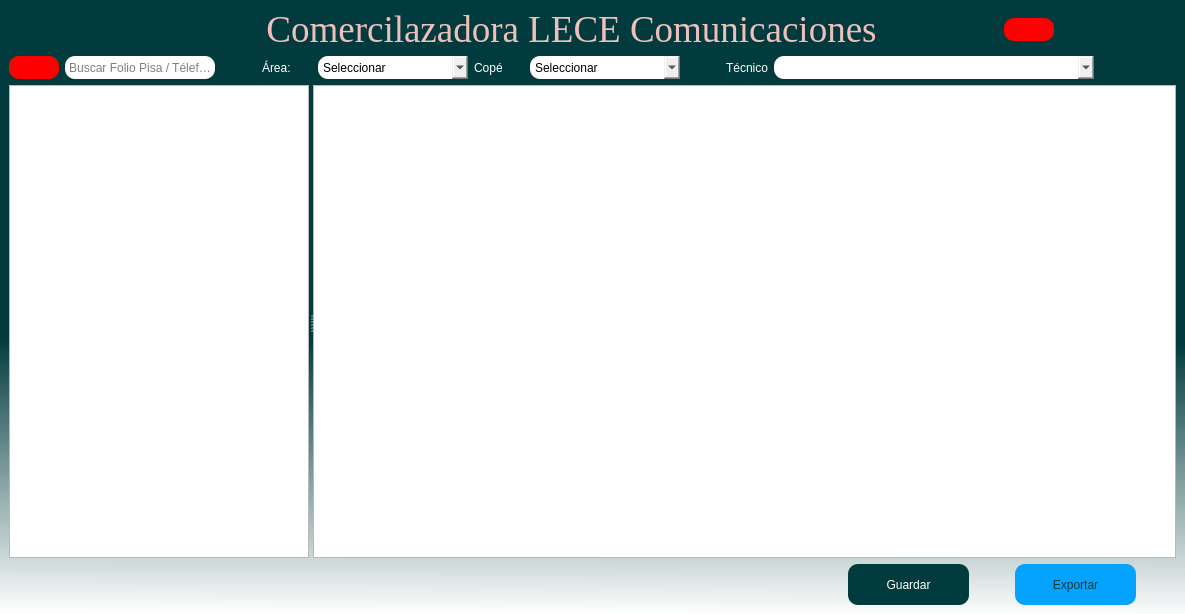
<?xml version="1.0" encoding="UTF-8"?>
<ui version="4.0">
 <class>Cuade_de_materiales</class>
 <widget class="QMainWindow" name="Cuade_de_materiales">
  <property name="geometry">
   <rect>
    <x>0</x>
    <y>0</y>
    <width>1185</width>
    <height>614</height>
   </rect>
  </property>
  <property name="sizeIncrement">
   <size>
    <width>0</width>
    <height>0</height>
   </size>
  </property>
  <property name="baseSize">
   <size>
    <width>0</width>
    <height>8</height>
   </size>
  </property>
  <property name="cursor">
   <cursorShape>IBeamCursor</cursorShape>
  </property>
  <property name="windowTitle">
   <string>Cuadre de Materiales</string>
  </property>
  <property name="windowIcon">
   <iconset>
    <normaloff>../../assets/icons/layout-fluid.svg</normaloff>../../assets/icons/layout-fluid.svg</iconset>
  </property>
  <property name="styleSheet">
   <string notr="true">QWidget#centralwidget{
background-color: qlineargradient(spread:pad, x1:0.488444, y1:0.392, x2:0.483241, y2:1, stop:0.266917 rgba(1, 59, 61, 255), stop:1 rgba(255, 255, 255, 244));}</string>
  </property>
  <widget class="QWidget" name="centralwidget">
   <layout class="QVBoxLayout" name="verticalLayout">
    <item>
     <layout class="QHBoxLayout" name="Heder">
      <item>
       <spacer name="horizontalSpacer">
        <property name="orientation">
         <enum>Qt::Horizontal</enum>
        </property>
        <property name="sizeHint" stdset="0">
         <size>
          <width>40</width>
          <height>20</height>
         </size>
        </property>
       </spacer>
      </item>
      <item>
       <widget class="QLabel" name="Logo">
        <property name="minimumSize">
         <size>
          <width>0</width>
          <height>0</height>
         </size>
        </property>
        <property name="maximumSize">
         <size>
          <width>100</width>
          <height>90</height>
         </size>
        </property>
        <property name="text">
         <string/>
        </property>
        <property name="pixmap">
         <pixmap>../../assets/images/Nuevo aspecto.png</pixmap>
        </property>
        <property name="scaledContents">
         <bool>true</bool>
        </property>
       </widget>
      </item>
      <item>
       <spacer name="horizontalSpacer_3">
        <property name="orientation">
         <enum>Qt::Horizontal</enum>
        </property>
        <property name="sizeHint" stdset="0">
         <size>
          <width>40</width>
          <height>20</height>
         </size>
        </property>
       </spacer>
      </item>
      <item>
       <widget class="QLabel" name="Titulo">
        <property name="font">
         <font>
          <family>Times New Roman</family>
          <pointsize>28</pointsize>
          <weight>50</weight>
          <italic>false</italic>
          <bold>false</bold>
         </font>
        </property>
        <property name="cursor">
         <cursorShape>ArrowCursor</cursorShape>
        </property>
        <property name="toolTip">
         <string>&lt;html&gt;&lt;head/&gt;&lt;body&gt;&lt;p align=&quot;center&quot;&gt;&lt;br/&gt;&lt;/p&gt;&lt;/body&gt;&lt;/html&gt;</string>
        </property>
        <property name="whatsThis">
         <string>&lt;html&gt;&lt;head/&gt;&lt;body&gt;&lt;p align=&quot;center&quot;&gt;Comercilazadora LECE Comunicaciones&lt;/p&gt;&lt;/body&gt;&lt;/html&gt;</string>
        </property>
        <property name="layoutDirection">
         <enum>Qt::LeftToRight</enum>
        </property>
        <property name="autoFillBackground">
         <bool>false</bool>
        </property>
        <property name="styleSheet">
         <string notr="true">font: 28pt &quot;Times New Roman&quot;;
color:rgba(239, 191, 188, 255);
</string>
        </property>
        <property name="frameShadow">
         <enum>QFrame::Plain</enum>
        </property>
        <property name="midLineWidth">
         <number>0</number>
        </property>
        <property name="text">
         <string>Comercilazadora LECE Comunicaciones</string>
        </property>
        <property name="alignment">
         <set>Qt::AlignCenter</set>
        </property>
       </widget>
      </item>
      <item>
       <spacer name="horizontalSpacer_2">
        <property name="orientation">
         <enum>Qt::Horizontal</enum>
        </property>
        <property name="sizeHint" stdset="0">
         <size>
          <width>40</width>
          <height>20</height>
         </size>
        </property>
       </spacer>
      </item>
      <item>
       <widget class="QPushButton" name="btn_salir">
        <property name="minimumSize">
         <size>
          <width>50</width>
          <height>23</height>
         </size>
        </property>
        <property name="maximumSize">
         <size>
          <width>50</width>
          <height>23</height>
         </size>
        </property>
        <property name="cursor">
         <cursorShape>PointingHandCursor</cursorShape>
        </property>
        <property name="toolTip">
         <string>&lt;html&gt;&lt;head/&gt;&lt;body&gt;&lt;p align=&quot;center&quot;&gt;Salir&lt;/p&gt;&lt;/body&gt;&lt;/html&gt;</string>
        </property>
        <property name="styleSheet">
         <string notr="true">font: 12pt &quot;MS Shell Dlg 2&quot;;
background-color: rgb(255, 0, 0);
color:rgb(255, 255, 255);
border-radius: 10px;</string>
        </property>
        <property name="text">
         <string/>
        </property>
        <property name="icon">
         <iconset>
          <normaloff>../../assets/icons/salir.svg</normaloff>../../assets/icons/salir.svg</iconset>
        </property>
       </widget>
      </item>
      <item>
       <spacer name="horizontalSpacer_5">
        <property name="orientation">
         <enum>Qt::Horizontal</enum>
        </property>
        <property name="sizeHint" stdset="0">
         <size>
          <width>40</width>
          <height>20</height>
         </size>
        </property>
       </spacer>
      </item>
     </layout>
    </item>
    <item>
     <layout class="QHBoxLayout" name="horizontalLayout_5">
      <item>
       <layout class="QHBoxLayout" name="horizontalLayout">
        <item>
         <widget class="QPushButton" name="btn_regresar">
          <property name="enabled">
           <bool>true</bool>
          </property>
          <property name="minimumSize">
           <size>
            <width>50</width>
            <height>23</height>
           </size>
          </property>
          <property name="maximumSize">
           <size>
            <width>50</width>
            <height>23</height>
           </size>
          </property>
          <property name="cursor">
           <cursorShape>PointingHandCursor</cursorShape>
          </property>
          <property name="toolTip">
           <string>&lt;html&gt;&lt;head/&gt;&lt;body&gt;&lt;p align=&quot;center&quot;&gt;Regresar&lt;/p&gt;&lt;/body&gt;&lt;/html&gt;</string>
          </property>
          <property name="styleSheet">
           <string notr="true">font: 12pt &quot;MS Shell Dlg 2&quot;;
background-color: rgb(255, 0, 0);
color:rgb(255, 255, 255);
border-radius: 10px;</string>
          </property>
          <property name="text">
           <string/>
          </property>
          <property name="icon">
           <iconset>
            <normaloff>../../assets/icons/atras bc.svg</normaloff>../../assets/icons/atras bc.svg</iconset>
          </property>
         </widget>
        </item>
        <item>
         <widget class="QLineEdit" name="ln_seach">
          <property name="minimumSize">
           <size>
            <width>150</width>
            <height>23</height>
           </size>
          </property>
          <property name="maximumSize">
           <size>
            <width>150</width>
            <height>23</height>
           </size>
          </property>
          <property name="layoutDirection">
           <enum>Qt::RightToLeft</enum>
          </property>
          <property name="styleSheet">
           <string notr="true">font: 12pt &quot;MS Shell Dlg 2&quot;;
background-color: rgb(255, 255, 255);
color: rgb(0, 0, 0);
border-radius: 10px;</string>
          </property>
          <property name="inputMethodHints">
           <set>Qt::ImhNoPredictiveText</set>
          </property>
          <property name="cursorPosition">
           <number>0</number>
          </property>
          <property name="alignment">
           <set>Qt::AlignCenter</set>
          </property>
          <property name="placeholderText">
           <string>Buscar Folio Pisa / Télefono</string>
          </property>
         </widget>
        </item>
       </layout>
      </item>
      <item>
       <spacer name="horizontalSpacer_4">
        <property name="orientation">
         <enum>Qt::Horizontal</enum>
        </property>
        <property name="sizeType">
         <enum>QSizePolicy::Expanding</enum>
        </property>
        <property name="sizeHint" stdset="0">
         <size>
          <width>40</width>
          <height>20</height>
         </size>
        </property>
       </spacer>
      </item>
      <item>
       <layout class="QHBoxLayout" name="horizontalLayout_2">
        <item>
         <widget class="QLabel" name="label">
          <property name="minimumSize">
           <size>
            <width>50</width>
            <height>23</height>
           </size>
          </property>
          <property name="maximumSize">
           <size>
            <width>50</width>
            <height>23</height>
           </size>
          </property>
          <property name="styleSheet">
           <string notr="true">color: rgb(255, 255, 255);
font: 12pt &quot;MS Shell Dlg 2&quot;;</string>
          </property>
          <property name="text">
           <string>Área:</string>
          </property>
         </widget>
        </item>
        <item>
         <widget class="QComboBox" name="str_area">
          <property name="minimumSize">
           <size>
            <width>150</width>
            <height>23</height>
           </size>
          </property>
          <property name="maximumSize">
           <size>
            <width>150</width>
            <height>23</height>
           </size>
          </property>
          <property name="cursor">
           <cursorShape>PointingHandCursor</cursorShape>
          </property>
          <property name="styleSheet">
           <string notr="true">color: rgb(0, 0, 0);
border-radius: 10px;
font: 12pt &quot;MS Shell Dlg 2&quot;;
</string>
          </property>
          <item>
           <property name="text">
            <string>Seleccionar</string>
           </property>
          </item>
         </widget>
        </item>
        <item>
         <widget class="QLabel" name="label_2">
          <property name="minimumSize">
           <size>
            <width>50</width>
            <height>23</height>
           </size>
          </property>
          <property name="maximumSize">
           <size>
            <width>50</width>
            <height>23</height>
           </size>
          </property>
          <property name="styleSheet">
           <string notr="true">color: rgb(255, 255, 255);
font: 12pt &quot;MS Shell Dlg 2&quot;;</string>
          </property>
          <property name="text">
           <string>Copé</string>
          </property>
         </widget>
        </item>
        <item>
         <widget class="QComboBox" name="str_cope">
          <property name="minimumSize">
           <size>
            <width>150</width>
            <height>23</height>
           </size>
          </property>
          <property name="maximumSize">
           <size>
            <width>150</width>
            <height>23</height>
           </size>
          </property>
          <property name="cursor">
           <cursorShape>PointingHandCursor</cursorShape>
          </property>
          <property name="styleSheet">
           <string notr="true">color: rgb(0, 0, 0);
border-radius: 10px;
font: 12pt &quot;MS Shell Dlg 2&quot;;
</string>
          </property>
          <item>
           <property name="text">
            <string>Seleccionar</string>
           </property>
          </item>
         </widget>
        </item>
       </layout>
      </item>
      <item>
       <spacer name="horizontalSpacer_8">
        <property name="orientation">
         <enum>Qt::Horizontal</enum>
        </property>
        <property name="sizeType">
         <enum>QSizePolicy::Preferred</enum>
        </property>
        <property name="sizeHint" stdset="0">
         <size>
          <width>40</width>
          <height>20</height>
         </size>
        </property>
       </spacer>
      </item>
      <item>
       <layout class="QHBoxLayout" name="horizontalLayout_3">
        <item>
         <widget class="QLabel" name="label_3">
          <property name="sizePolicy">
           <sizepolicy hsizetype="Preferred" vsizetype="Preferred">
            <horstretch>0</horstretch>
            <verstretch>4</verstretch>
           </sizepolicy>
          </property>
          <property name="styleSheet">
           <string notr="true">color: rgb(255, 255, 255);
font: 12pt &quot;MS Shell Dlg 2&quot;;</string>
          </property>
          <property name="text">
           <string>Técnico</string>
          </property>
          <property name="alignment">
           <set>Qt::AlignRight|Qt::AlignTrailing|Qt::AlignVCenter</set>
          </property>
         </widget>
        </item>
        <item>
         <widget class="QComboBox" name="str_exptec">
          <property name="minimumSize">
           <size>
            <width>320</width>
            <height>23</height>
           </size>
          </property>
          <property name="cursor">
           <cursorShape>PointingHandCursor</cursorShape>
          </property>
          <property name="styleSheet">
           <string notr="true">color: rgb(0, 0, 0);
border-radius: 10px;
font: 12pt &quot;MS Shell Dlg 2&quot;;
</string>
          </property>
         </widget>
        </item>
        <item>
         <widget class="QPushButton" name="btn_buscar">
          <property name="sizePolicy">
           <sizepolicy hsizetype="Minimum" vsizetype="Fixed">
            <horstretch>0</horstretch>
            <verstretch>0</verstretch>
           </sizepolicy>
          </property>
          <property name="minimumSize">
           <size>
            <width>35</width>
            <height>23</height>
           </size>
          </property>
          <property name="maximumSize">
           <size>
            <width>100</width>
            <height>23</height>
           </size>
          </property>
          <property name="cursor">
           <cursorShape>PointingHandCursor</cursorShape>
          </property>
          <property name="toolTip">
           <string>&lt;html&gt;&lt;head/&gt;&lt;body&gt;&lt;p align=&quot;center&quot;&gt;Buscar&lt;/p&gt;&lt;/body&gt;&lt;/html&gt;</string>
          </property>
          <property name="layoutDirection">
           <enum>Qt::LeftToRight</enum>
          </property>
          <property name="styleSheet">
           <string notr="true">font: 12pt &quot;MS Shell Dlg 2&quot;;
background-color: rgb(1, 59, 61);
border-radius: 10px;
color:rgb(255, 255, 255);</string>
          </property>
          <property name="text">
           <string/>
          </property>
          <property name="icon">
           <iconset>
            <normaloff>../../assets/icons/buscar.svg</normaloff>../../assets/icons/buscar.svg</iconset>
          </property>
         </widget>
        </item>
       </layout>
      </item>
      <item>
       <spacer name="horizontalSpacer_6">
        <property name="orientation">
         <enum>Qt::Horizontal</enum>
        </property>
        <property name="sizeHint" stdset="0">
         <size>
          <width>40</width>
          <height>20</height>
         </size>
        </property>
       </spacer>
      </item>
     </layout>
    </item>
    <item>
     <widget class="QSplitter" name="splitter">
      <property name="sizePolicy">
       <sizepolicy hsizetype="Expanding" vsizetype="Expanding">
        <horstretch>0</horstretch>
        <verstretch>0</verstretch>
       </sizepolicy>
      </property>
      <property name="orientation">
       <enum>Qt::Horizontal</enum>
      </property>
      <widget class="QListWidget" name="lista_instalaciones">
       <property name="sizePolicy">
        <sizepolicy hsizetype="Fixed" vsizetype="Minimum">
         <horstretch>0</horstretch>
         <verstretch>0</verstretch>
        </sizepolicy>
       </property>
       <property name="maximumSize">
        <size>
         <width>300</width>
         <height>16777215</height>
        </size>
       </property>
      </widget>
      <widget class="QTableWidget" name="tabla_materiales">
       <property name="cursor" stdset="0">
        <cursorShape>IBeamCursor</cursorShape>
       </property>
       <attribute name="horizontalHeaderStretchLastSection">
        <bool>false</bool>
       </attribute>
       <attribute name="verticalHeaderStretchLastSection">
        <bool>false</bool>
       </attribute>
      </widget>
     </widget>
    </item>
    <item>
     <layout class="QHBoxLayout" name="horizontalLayout_4">
      <item>
       <spacer name="horizontalSpacer_10">
        <property name="orientation">
         <enum>Qt::Horizontal</enum>
        </property>
        <property name="sizeHint" stdset="0">
         <size>
          <width>40</width>
          <height>20</height>
         </size>
        </property>
       </spacer>
      </item>
      <item>
       <widget class="QPushButton" name="btn_guardar">
        <property name="minimumSize">
         <size>
          <width>121</width>
          <height>41</height>
         </size>
        </property>
        <property name="maximumSize">
         <size>
          <width>121</width>
          <height>41</height>
         </size>
        </property>
        <property name="cursor">
         <cursorShape>PointingHandCursor</cursorShape>
        </property>
        <property name="toolTip">
         <string>&lt;html&gt;&lt;head/&gt;&lt;body&gt;&lt;p align=&quot;center&quot;&gt;Guardar&lt;/p&gt;&lt;/body&gt;&lt;/html&gt;</string>
        </property>
        <property name="styleSheet">
         <string notr="true">font: 12pt &quot;MS Shell Dlg 2&quot;;
background-color: rgb(1, 59, 61);
border-radius: 10px;
color:rgb(255, 255, 255);</string>
        </property>
        <property name="text">
         <string>Guardar</string>
        </property>
        <property name="icon">
         <iconset>
          <normaloff>../../assets/icons/Guardar.svg</normaloff>../../assets/icons/Guardar.svg</iconset>
        </property>
       </widget>
      </item>
      <item>
       <spacer name="horizontalSpacer_7">
        <property name="orientation">
         <enum>Qt::Horizontal</enum>
        </property>
        <property name="sizeType">
         <enum>QSizePolicy::Preferred</enum>
        </property>
        <property name="sizeHint" stdset="0">
         <size>
          <width>40</width>
          <height>20</height>
         </size>
        </property>
       </spacer>
      </item>
      <item>
       <widget class="QPushButton" name="btn_exportar">
        <property name="minimumSize">
         <size>
          <width>121</width>
          <height>41</height>
         </size>
        </property>
        <property name="maximumSize">
         <size>
          <width>121</width>
          <height>41</height>
         </size>
        </property>
        <property name="cursor">
         <cursorShape>PointingHandCursor</cursorShape>
        </property>
        <property name="toolTip">
         <string>&lt;html&gt;&lt;head/&gt;&lt;body&gt;&lt;p align=&quot;center&quot;&gt;Exportar a Excel&lt;/p&gt;&lt;/body&gt;&lt;/html&gt;</string>
        </property>
        <property name="styleSheet">
         <string notr="true">font: 12pt &quot;MS Shell Dlg 2&quot;;
background-color: rgb(6, 163, 254);
color: rgb(1, 59, 61);
border-radius: 10px;</string>
        </property>
        <property name="text">
         <string>Exportar</string>
        </property>
        <property name="icon">
         <iconset>
          <normaloff>../../assets/icons/Excel.svg</normaloff>../../assets/icons/Excel.svg</iconset>
        </property>
       </widget>
      </item>
      <item>
       <spacer name="horizontalSpacer_9">
        <property name="orientation">
         <enum>Qt::Horizontal</enum>
        </property>
        <property name="sizeType">
         <enum>QSizePolicy::Preferred</enum>
        </property>
        <property name="sizeHint" stdset="0">
         <size>
          <width>40</width>
          <height>20</height>
         </size>
        </property>
       </spacer>
      </item>
     </layout>
    </item>
   </layout>
  </widget>
 </widget>
 <resources/>
 <connections/>
</ui>
